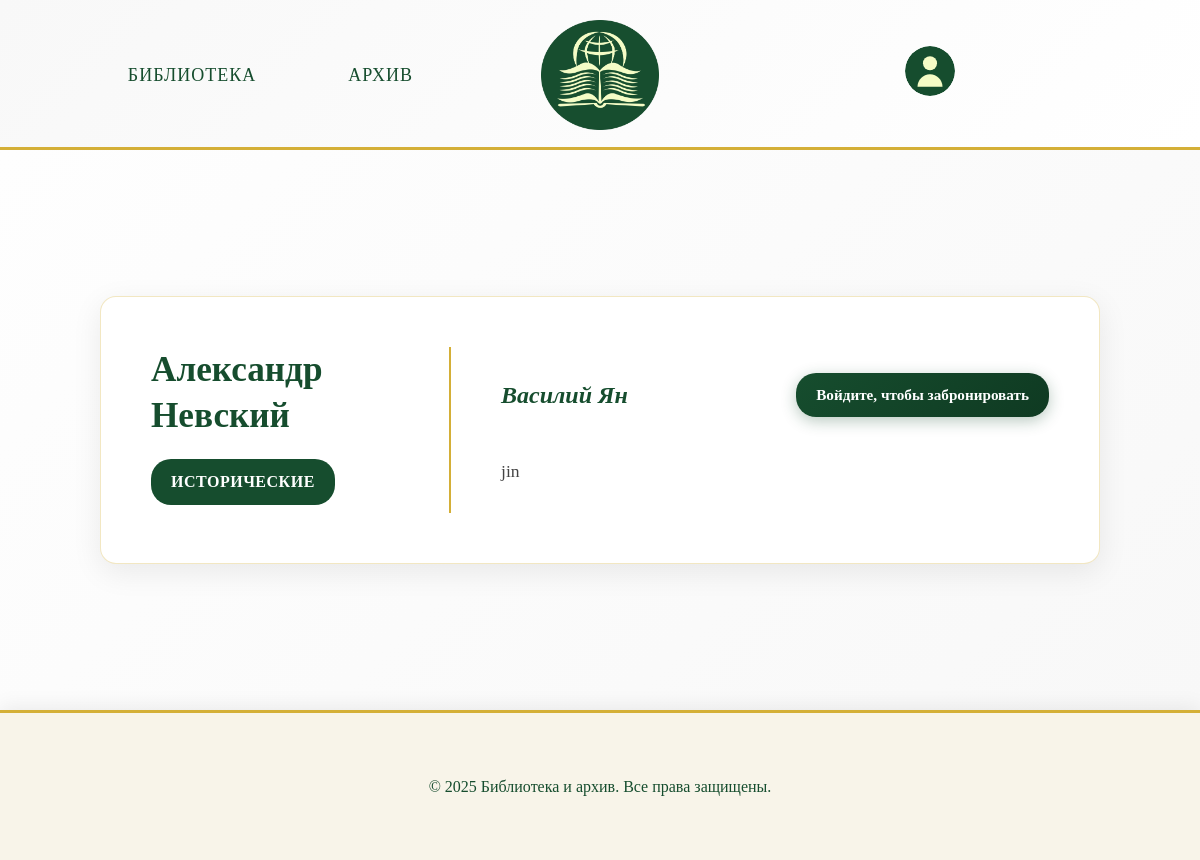
/book/7/, run on an earlier commit of the app's database.
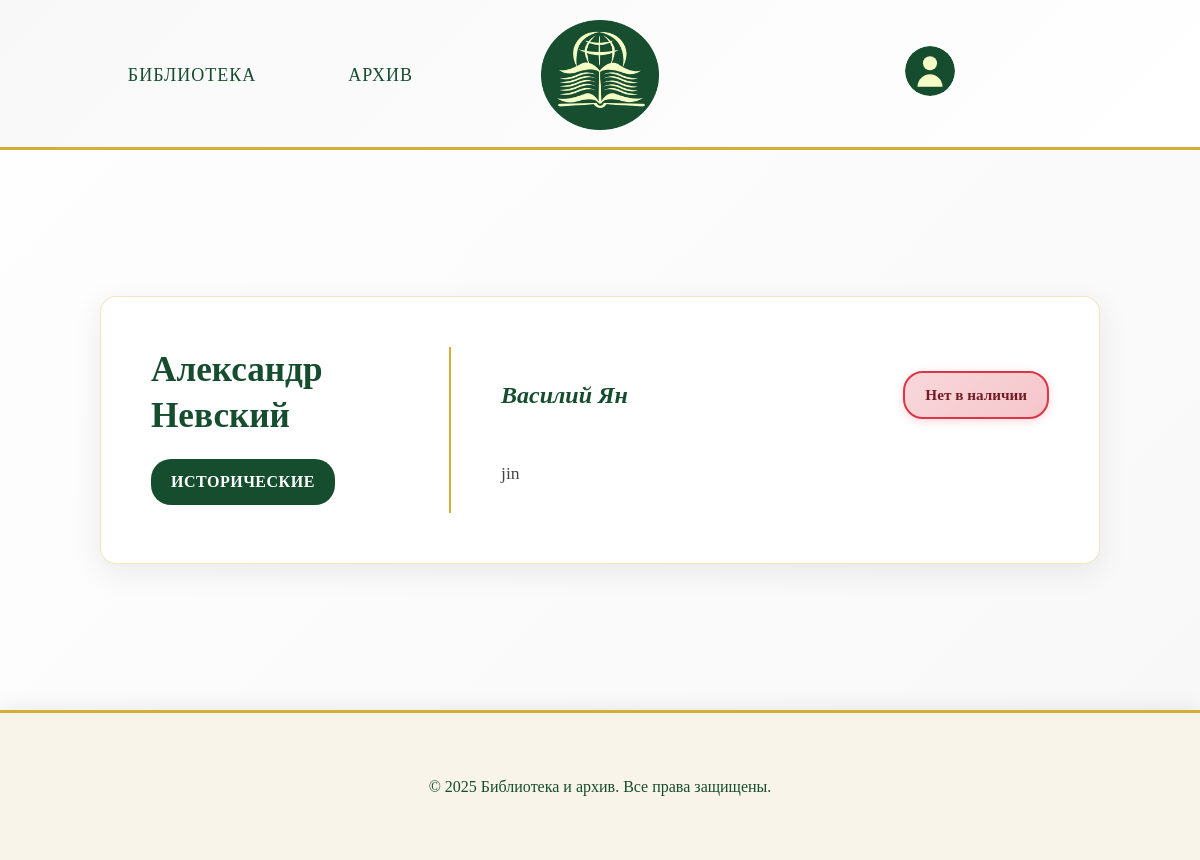
And on a later commit of the database.
### app/models.py (models this page shows, shortened)
class Book(models.Model):
    id = models.AutoField(primary_key=True)
    title = models.CharField(max_length=100, verbose_name='Название')
    author = models.CharField(max_length=50, verbose_name='Автор')
    description_short = models.TextField(verbose_name='Краткое описание')
    description_long = models.TextField(verbose_name='Подробное описание')
    year = models.IntegerField(verbose_name='Год издания')
    quantity = models.CharField(
        max_length=13,
        verbose_name="В наличии",
        choices=[
            ('В наличии', 'В наличии'),
            ('Нет в наличии', 'Нет в наличии')
        ]
    )
    genre = models.CharField(
        max_length=100,
        verbose_name="Жанр",
        choices=[
            ('Художественные', 'Художественные'),
            ('Научные', 'Научные'),
            ('Исторические', 'Исторические'),
            ('Образовательные', 'Образовательные'),
        ]
    )
    class Meta:
        verbose_name = "книга"
        verbose_name_plural = "книги"

### app/views.py (the view)
# urls.py: path('book/<int:book_id>/', views.book_detail, name='book_detail'),
def book_detail(request, book_id):
    book = get_object_or_404(Book, id=book_id)
    has_confirmed_reservation_from_others = BookReservation.objects.filter(
        book=book,
        status='reserved'
    ).exclude(user=request.user).exists() if request.user.is_authenticated else False
    user_reservation = None
    if request.user.is_authenticated:
        user_reservation = BookReservation.objects.filter(
            book=book,
            user=request.user
        ).first()
    if not request.user.is_authenticated:
        has_confirmed_reservation_from_others = BookReservation.objects.filter(
            book=book,
            status='reserved'
        ).exists()
    context = {
        'book': book,
        'has_confirmed_reservation_from_others': has_confirmed_reservation_from_others,
        'user_reservation': user_reservation
    }
    return render(request, 'app/book.html', context)

### templates/app/book.html (shortened to what this page needs)
<!DOCTYPE html>
<html lang="ru">
<head>
    {% load static %}
    <link rel="stylesheet" href="{% static 'css/style.css' %}" />
</head>
<body>
    <header>
        <nav>
            <ul class="menu-items">
                <li class="menu-item"><a href="{% url 'library' %}">Библиотека</a></li>
                <li class="menu-item"><a href="{% url 'archive' %}">Архив</a></li>
            </ul>
        </nav>
        <a href="{% url 'library' %}">
            <img src="{% static 'images/Group_2_2.png' %}" alt="Логотип" class="logo">
        </a>
        <a href="{% url 'profile' %}" class="profile-link">
            <img
            alt="Профиль" class="profile-icon">
        </a>
    </header>
    <main class="books-information">
        <div class="book-detail-card">
            <div class="book-left-side">
                <h2 class="book-title">{{ book.title }}</h2>
                <span class="book-genre">{{ book.genre }}</span>
            </div>
            <div class="book-right-side">
                <div class="author-and-availability">
                    <div class="book-author">{{ book.author }}</div>
                    <div class="book-availability-section">
                        {% if book.quantity == 'В наличии' and not has_confirmed_reservation_from_others %}
                            {% if user.is_authenticated %}
                                {% if user_reservation %}
                                    {% if user_reservation.status == 'pending' %}
                                    {% elif user_reservation.status == 'reserved' %}
                                    {% else %}
                                        <form method="post" action="{% url 'reserve_book' book.id %}" class="availability-form">
                                            {% csrf_token %}
                                            <button type="submit" class="reserve-btn">Забронировать</button>
                                        </form>
                                    {% endif %}
                                {% else %}
                                    <form method="post" action="{% url 'reserve_book' book.id %}" class="availability-form">
                                        {% csrf_token %}
                                        <button type="submit" class="reserve-btn">Забронировать</button>
                                    </form>
                                {% endif %}
                            {% else %}
                                <a href="{% url 'sign_in' %}" class="reserve-btn">Войдите, чтобы забронировать</a>
                            {% endif %}
                        {% else %}
                            {% if not user.is_authenticated or not user_reservation or user_reservation.status != 'reserved' %}
                                <div class="unavailable-text">Нет в наличии</div>
                            {% endif %}
                        {% endif %}
                    </div>
                </div>
                <p class="book-description">{{ book.description_long }}</p>
            </div>
        </div>
    </main>
    <footer class="footer">
        <p class="footer-copyright">&copy; 2025 Библиотека и архив. Все права защищены.</p>
    </footer>
</body>
</html>

### static/css/style.css (style rules this page uses)
* { margin: 0; padding: 0; box-sizing: border-box; }
body { width: 100vw; overflow-x: hidden; background-color: #f8f4e9; font-family: 'Georgia', 'Times New Roman', serif; color: #2c2c2c; line-height: 1.6; }
header { height: 150px; padding: 20px 40px; display: grid; grid-template-columns: 1fr min-content 1fr; align-items: center; gap: 40px; background: linear-gradient(135deg, #f8f8f8 0%, #ffffff 100%); border-bottom: 3px solid #d4af37; box-shadow: 0 2px 20px rgba(0, 0, 0, 0.08); }
.menu-items { display: flex; gap: 40px; flex-direction: row; justify-content: center; align-self: center; }
.menu-item { list-style: none; font-size: 18px; font-weight: 500; color: #164d2e; padding: 12px 24px; border: 2px solid transparent; border-radius: 8px; transition: all 0.3s ease; cursor: pointer; position: relative; text-transform: uppercase; letter-spacing: 1px; }
.menu-item a { text-decoration: none; color: #164d2e; }
.logo { height: 100%; width: auto; object-fit: contain; max-height: 110px; display: block; align-self: center; }
.profile-link { justify-self: center; align-self: center; }
.profile-icon { width: 50px; height: 50px; cursor: pointer; justify-self: center; align-self: center; border-radius: 50%; transition: all 0.3s ease; }
.book-title { font-size: 18px; color: #164d2e; margin-bottom: 10px; font-weight: 600; }
.book-author { color: #666; font-size: 14px; margin-bottom: 15px; }
.book-description { color: #888; font-size: 14px; line-height: 1.5; }
.book-genre { font-size: 16px; color: #164d2e; margin-bottom: 10px; }
.books-information { background: linear-gradient(135deg, #fefefe 0%, #f8f8f8 100%); min-height: 70vh; padding: 60px 20px; display: flex; justify-content: center; align-items: center; }
.book-detail-card { background: white; border-radius: 16px; padding: 50px; box-shadow: 0 8px 30px rgba(0, 0, 0, 0.08); border: 1px solid rgba(212, 175, 55, 0.3); max-width: 1000px; width: 100%; display: flex; gap: 50px; }
.book-left-side { flex: 0 0 300px; border-right: 2px solid #d4af37; padding-right: 40px; display: flex; flex-direction: column; justify-content: center; }
.book-left-side .book-title { font-size: 2.2rem; color: #164d2e; font-weight: 700; line-height: 1.3; margin-bottom: 20px; word-wrap: break-word; }
.book-left-side .book-genre { display: inline-block; background: #164d2e; color: white; padding: 10px 20px; border-radius: 20px; font-size: 1rem; font-weight: 600; text-transform: uppercase; letter-spacing: 0.5px; align-self: flex-start; }
.book-right-side { flex: 1; display: flex; flex-direction: column; justify-content: center; }
.book-right-side .book-description { font-size: 1.1rem; color: #444; line-height: 1.7; text-align: left; }
.footer { height: 150px; display: flex; justify-content: center; align-items: center; border-top: 3px solid #d4af37; box-shadow: 0 -2px 20px rgba(0, 0, 0, 0.08); }
.footer-copyright { font-size: 16px; color: #164d2e; margin: 0; }
.author-and-availability { display: flex; justify-content: space-between; align-items: center; gap: 30px; flex-wrap: wrap; margin-bottom: 15px; }
.book-right-side .book-author { font-size: 1.5rem; color: #164d2e; margin-bottom: 0; font-weight: 600; flex: 1; }
.book-availability-section { margin: 0; flex-shrink: 0; }
.unavailable-text { font-size: 0.95rem; font-weight: 600; color: #721c24; padding: 10px 20px; background: linear-gradient(135deg, #f8d7da 0%, #f5c6cb 100%); border-radius: 20px; border: 2px solid #dc3545; box-shadow: 0 2px 10px rgba(220, 53, 69, 0.2); white-space: nowrap; display: inline-block; margin: 0; text-align: center; min-width: 140px; }
.book-title, .article-title { color: #164d2e; font-size: 1.1rem; margin-bottom: 10px; font-weight: 600; line-height: 1.3; }
.book-author, .article-author { color: #666; font-size: 0.9rem; margin-bottom: 8px; font-style: italic; }
.book-genre, .article-genre { color: #164d2e; font-size: 0.8rem; font-weight: 500; margin-bottom: 8px; display: inline-block; background: rgba(22, 77, 46, 0.1); padding: 4px 8px; border-radius: 12px; }

What changed in the data, as far as the page shows it:
changed Book "Александр Невский": quantity "В наличии" → "Нет в наличии" (drawn)
Also different on the page:
text no longer shown: "Войдите, чтобы забронировать"
text now shown: "Нет в наличии"
